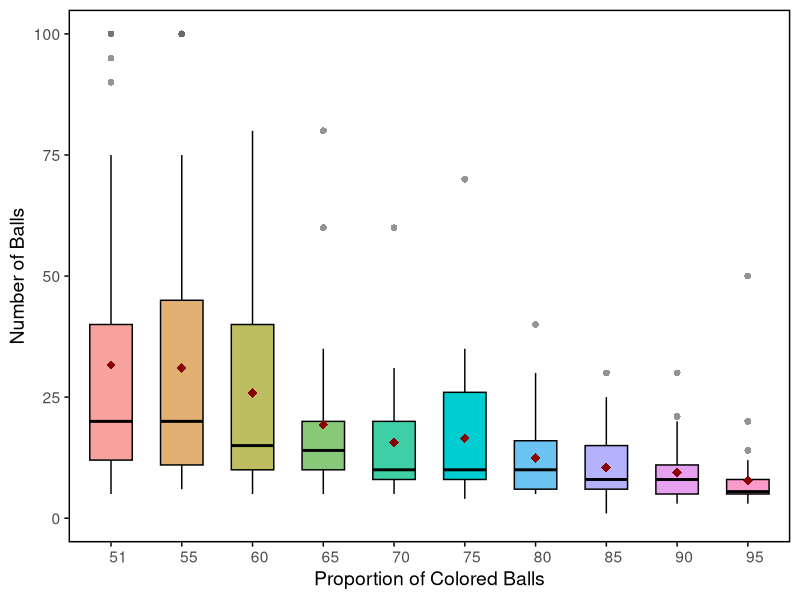

This figure's R source:
## ---- chunk 1
# analysis script for Pelz Replication
#Sophie Mazor

library(ggplot2)
library(lmerTest)
library(tidyr)
library(tidyverse)
library(dplyr)

data = read.csv('../data/Pelz_Replication_Data.csv')

n_total <- data %>%
  distinct(official_id) %>%
  nrow()

print(n_total)

# make a new df with only the participants who passed the attention check and catch trial
final_data_set <- data %>%
  filter(data$attention_check == "72White", data$catch_trial == 'correct') #filter participants who get it incorrect

failed_attention <- n_total - n_distinct(final_data_set$official_id) #tell me how many participants failed the attention checks

print(failed_attention)

#extract the relevant columns from the main df
filter_model_data <- final_data_set[, c('official_id', 'trial_name', 'samples_requested')]

#treat trial name as a factor
filter_model_data$trial_name <- factor(filter_model_data$trial_name)

# take away underscore in trial names and just give numeric proportion 
filter_model_data$proportion <- as.numeric(sub("_.*", "", filter_model_data$trial_name)) / 100

# create trial_label for visualization
filter_model_data <- filter_model_data %>%
  mutate(trial_label = str_extract(trial_name, "^[0-9]+"))


# visualize
summary_df <- filter_model_data %>%
  group_by(trial_name) %>%
  summarise(
    min_response = min(samples_requested, na.rm = TRUE),
    mean_response = mean(samples_requested, na.rm = TRUE),
    max_response = max(samples_requested, na.rm = TRUE),
    .groups = 'drop'
  )

pastel_colors <- scales::hue_pal(l = 75, c = 60)(length(unique(summary_df$trial_name)))
summary_df$trial_name <- factor(summary_df$trial_name, levels = summary_df$trial_name)

ggplot(filter_model_data, aes(x = trial_label, y = samples_requested, fill = trial_name)) +
  geom_boxplot(
    width = 0.6,
    outlier.shape = 16,   
    outlier.size = 2,
    outlier.color = "grey40",
    outlier.alpha = 0.7,
    color = "black") +
  stat_summary(fun = mean, geom = "point", shape = 18, color = "darkred", size = 3) +
  scale_fill_manual(values = pastel_colors) +
  scale_y_continuous(limits = c(0, 100), breaks = seq(0, 100, 25)) +
  theme_minimal(base_size = 14) +
  theme(
    legend.position = "none",
    panel.grid.major = element_blank(),
    panel.grid.minor = element_blank(),
    axis.text.x = element_text(hjust = .1),
    axis.ticks = element_line(color = "black", linewidth = 0.5),
    axis.ticks.length = unit(3, "pt"),
  panel.border = element_rect(color = "black", fill = NA, linewidth = 1)) +
  labs(
    x = "Proportion of Colored Balls",
    y = "Number of Balls",
  )

#linear mixed effects model to assess whether participants' sampling differs across trials

#compare null model to linear mixed effects model

# modify trial names to remove underscore and just list proportion
filter_model_data$proportion <- as.numeric(sub("_.*", "", filter_model_data$trial_name)) / 100

#define difficulty as proportions
filter_model_data$difficulty <- 0.5 - abs(filter_model_data$proportion - 0.5) #set difficulty based on distance from 0.5 (closest to 0.5 is most difficult)
filter_model_data$difficulty <- filter_model_data$difficulty * 100 #scale to match original study

# Full model: includes difficulty of proportion as fixed effect
mixed_model <- lmer(samples_requested ~ difficulty + (1 | official_id), 
                           data = filter_model_data, REML = FALSE)

# Null model: intercept only (leaves out effect of proportion)
model_null <- lmer(samples_requested ~ 1 + (1 | official_id), 
                   data = filter_model_data, REML = FALSE)

# Chi-squared likelihood ratio test to compare the two models
chi_squared <- -2 * (as.numeric(logLik(model_null)) - as.numeric(logLik(mixed_model)))
p_value <- pchisq(chi_squared, df = 1, lower.tail = FALSE)

print(chi_squared)
print(p_value)


# calculate confidence intervals (95%)
confidence_interval <- confint(mixed_model, parm = "difficulty", level = 0.95, method = "Wald")

print(confidence_interval)

# summary
summary(mixed_model)
